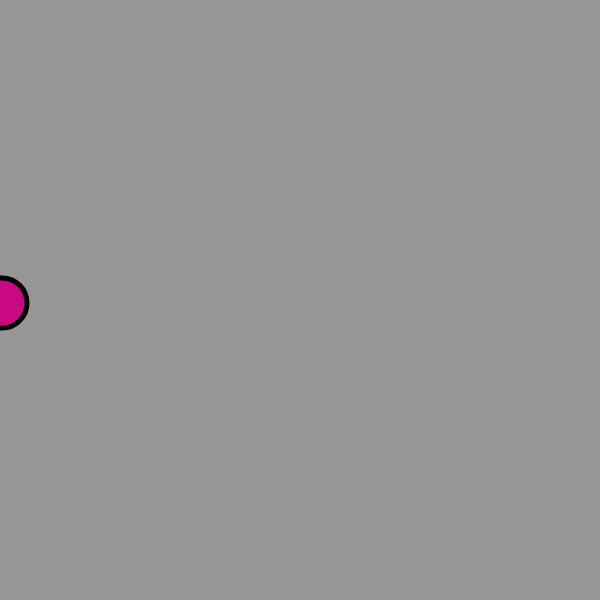
Frame 1 (no input)
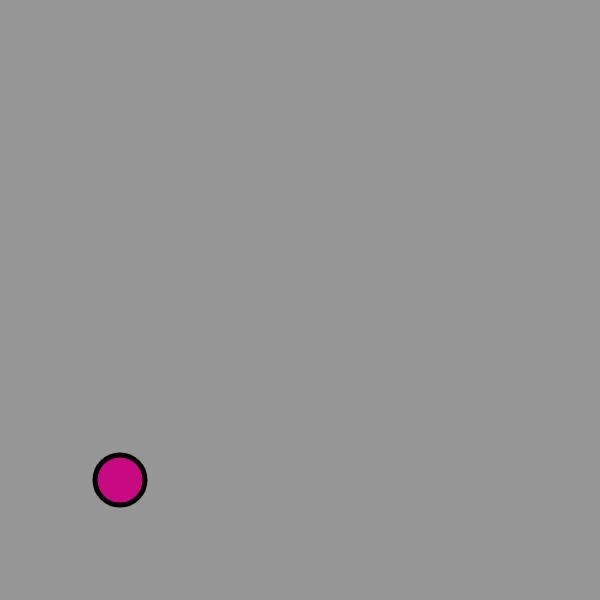
Frame 60 (no input)
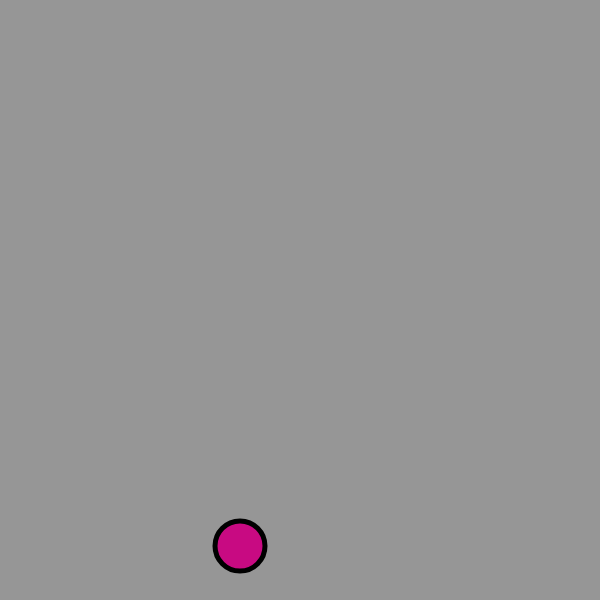
Frame 120 (the mouse pressed at the canvas centre since frame 60)

The p5.js sketch that drew these frames (run headless with seeded random() and noise() and a simulated clock; from frame 60 on, the mouse is pressed at the canvas centre):

// p5.js sketch
// ── sketch.js
/*
<><><><><><><><><><><><><><><><><><><><><><><><><><><><><><><>
User-Defined Functions PT.I -- Modularity
 Creating user-defined functions to make Bouncing Ball Modular (separated into sub-tasks)
 Adapted from Coding Train 5.1: https://www.youtube.com/watch?v=wRHAitGzBrg
 ___________________________________
 FUNCTIONS HAVE THREE PARTS:
 * The word "function"
 * Function name
 * (Optional) parameters
 ___________________________________
 function functionName (parameters){
 statements;
 }
 <><><><><><><><><><><><><><><><><><><><><><><><><><><><><><><>
 */

 let ballX = 0;
 let ballY = 300; 
 let speedX = 2; 
 let speedY = 3;

 function setup() {
    createCanvas(600, 600);
 }

 function draw () {
    background(150);

    move();
    bounce();
    display();
 }

 function move() {
    ballX += speedX;
    ballY += speedY;
 }

 function bounce() {
    if (ballX > width || ballX < 0) {
        speedX = speedX * -1;
    }

    if (ballY > height || ballY < 0) {
        speedY = speedY * -1;
    }
 }

 function display() {
    strokeWeight(5);
    fill(200, 10, 130);
    ellipse(ballX, ballY, 50, 50);
 }
